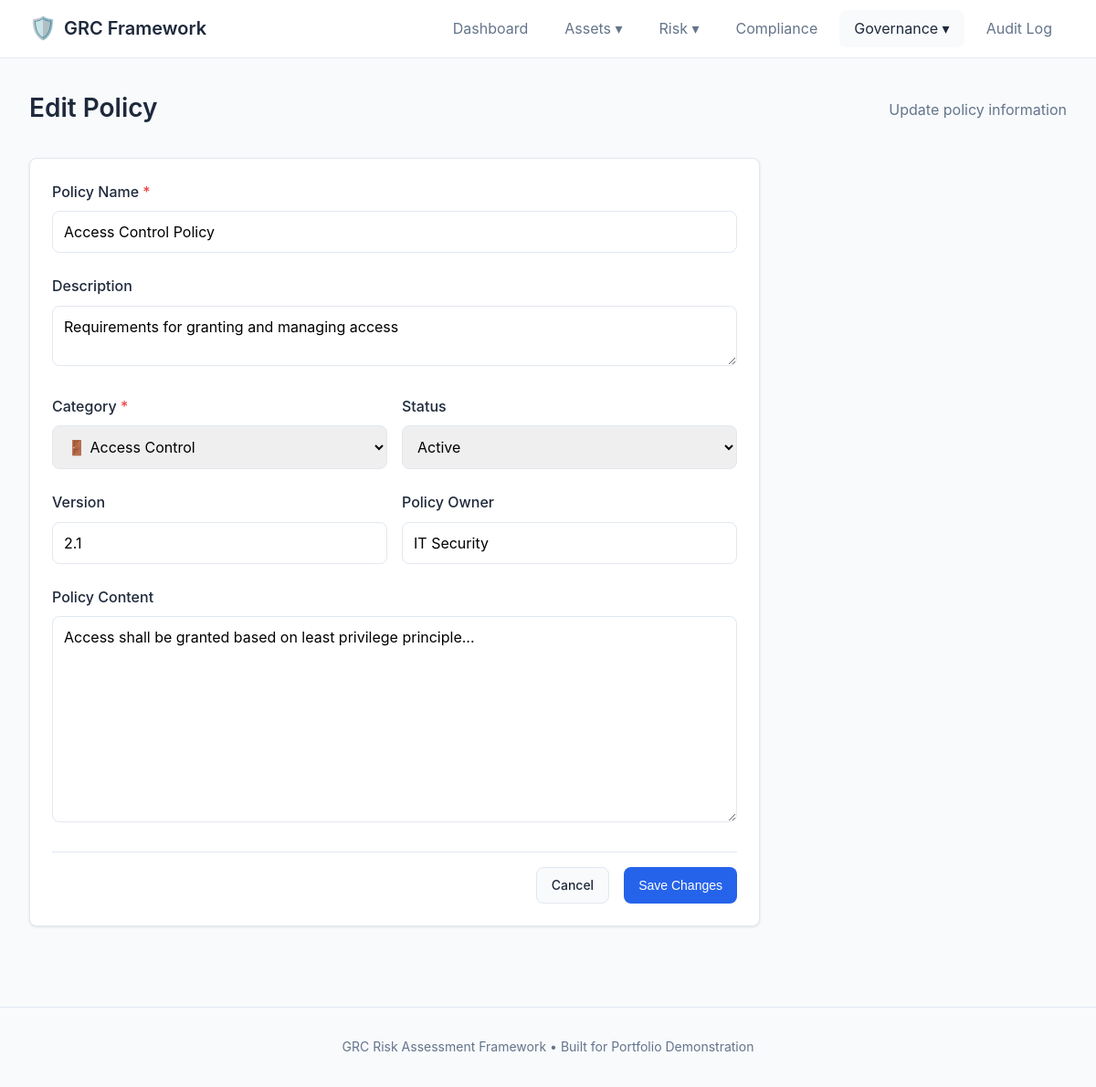
Page /policy/edit/5 on the committed database.
### app.py (models this page shows)
class Policy(db.Model):
    id = db.Column(db.Integer, primary_key=True)
    name = db.Column(db.String(200), nullable=False)
    description = db.Column(db.Text)
    category = db.Column(db.String(100))  # Security, Privacy, Access Control, Incident Response
    version = db.Column(db.String(20), default='1.0')
    owner = db.Column(db.String(100))
    status = db.Column(db.String(20), default='Draft')  # Draft, Active, Under Review, Retired
    effective_date = db.Column(db.Date)
    review_date = db.Column(db.Date)
    content = db.Column(db.Text)
    created_at = db.Column(db.DateTime, default=datetime.utcnow)
    updated_at = db.Column(db.DateTime, default=datetime.utcnow, onupdate=datetime.utcnow)

### app.py (the view, shortened to what this page needs)
@app.route('/policy/edit/<int:id>', methods=['GET', 'POST'])
def edit_policy(id):
    policy = Policy.query.get_or_404(id)
    return render_template('edit_policy.html', policy=policy)

### templates/edit_policy.html (shortened to what this page needs)
{% extends 'base.html' %}
{% block content %}
<div class="page-header">
    <h1>Edit Policy</h1>
    <p class="subtitle">Update policy information</p>
</div>
<div class="card form-card">
    <div class="card-body">
        <form method="POST" action="{{ url_for('edit_policy', id=policy.id) }}">
            <div class="form-group">
                <label for="name">Policy Name <span class="required">*</span></label>
                <input type="text" id="name" name="name" required value="{{ policy.name }}">
            </div>
            <div class="form-group">
                <label for="description">Description</label>
                <textarea id="description" name="description" rows="2">{{ policy.description or '' }}</textarea>
            </div>
            <div class="form-row">
                <div class="form-group">
                    <label for="category">Category <span class="required">*</span></label>
                    <select id="category" name="category" required>
                        <option value="Access Control" {% if policy.category == 'Access Control' %}selected{% endif %}>🚪 Access Control</option>
                    </select>
                </div>
                <div class="form-group">
                    <label for="status">Status</label>
                    <select id="status" name="status">
                        <option value="Active" {% if policy.status == 'Active' %}selected{% endif %}>Active</option>
                    </select>
                </div>
            </div>
            <div class="form-row">
                <div class="form-group">
                    <label for="version">Version</label>
                    <input type="text" id="version" name="version" value="{{ policy.version }}">
                </div>
                <div class="form-group">
                    <label for="owner">Policy Owner</label>
                    <input type="text" id="owner" name="owner" value="{{ policy.owner or '' }}">
                </div>
            </div>
            <div class="form-group">
                <label for="content">Policy Content</label>
                <textarea id="content" name="content" rows="10">{{ policy.content or '' }}</textarea>
            </div>
            <div class="form-actions">
                <a href="{{ url_for('policies') }}" class="btn btn-secondary">Cancel</a>
                <button type="submit" class="btn btn-primary">Save Changes</button>
            </div>
        </form>
    </div>
</div>
{% endblock %}

### static/style.css (style rules this page uses)
:root { --primary: #2563eb; --primary-dark: #1d4ed8; --secondary: #64748b; --success: #10b981; --warning: #f59e0b; --danger: #ef4444; --critical: #dc2626; --high: #ea580c; --medium: #eab308; --low: #22c55e; --bg: #f8fafc; --bg-card: #ffffff; --border: #e2e8f0; --text: #1e293b; --text-muted: #64748b; --radius: 8px; --shadow: 0 1px 3px rgba(0,0,0,0.1); --shadow-lg: 0 4px 6px rgba(0,0,0,0.1); }
* { margin: 0; padding: 0; box-sizing: border-box; }
body { font-family: -apple-system, BlinkMacSystemFont, 'Segoe UI', Roboto, Oxygen, Ubuntu, sans-serif; background: var(--bg); color: var(--text); line-height: 1.6; min-height: 100vh; }
a { color: var(--primary); text-decoration: none; }
.page-header { display: flex; justify-content: space-between; align-items: center; margin-bottom: 2rem; flex-wrap: wrap; gap: 1rem; }
.page-header h1 { font-size: 1.75rem; font-weight: 600; }
.subtitle { color: var(--text-muted); margin-top: 0.25rem; }
.card { background: var(--bg-card); border: 1px solid var(--border); border-radius: var(--radius); box-shadow: var(--shadow); margin-bottom: 1.5rem; }
.card-body { padding: 1.5rem; }
.btn { display: inline-block; padding: 0.5rem 1rem; border: none; border-radius: var(--radius); font-size: 0.875rem; font-weight: 500; cursor: pointer; transition: all 0.2s; text-decoration: none; }
.btn-primary { background: var(--primary); color: white; }
.btn-secondary { background: var(--bg); color: var(--text); border: 1px solid var(--border); }
.form-card { max-width: 800px; }
.form-group { margin-bottom: 1.5rem; }
.form-group label { display: block; margin-bottom: 0.5rem; font-weight: 500; }
.required { color: var(--danger); }
.form-group input, .form-group select, .form-group textarea { width: 100%; padding: 0.75rem; border: 1px solid var(--border); border-radius: var(--radius); font-size: 1rem; font-family: inherit; transition: border-color 0.2s; }
.form-row { display: grid; grid-template-columns: repeat(auto-fit, minmax(200px, 1fr)); gap: 1rem; }
.form-actions { display: flex; gap: 1rem; justify-content: flex-end; padding-top: 1rem; border-top: 1px solid var(--border); margin-top: 1.5rem; }

### rows in the picture
Policy: name "Access Control Policy", description "Requirements for granting and managing access", category "🚪 Access Control", status "Active", version "2.1", owner "IT Security", content "Access shall be granted based on least privilege principle..."
